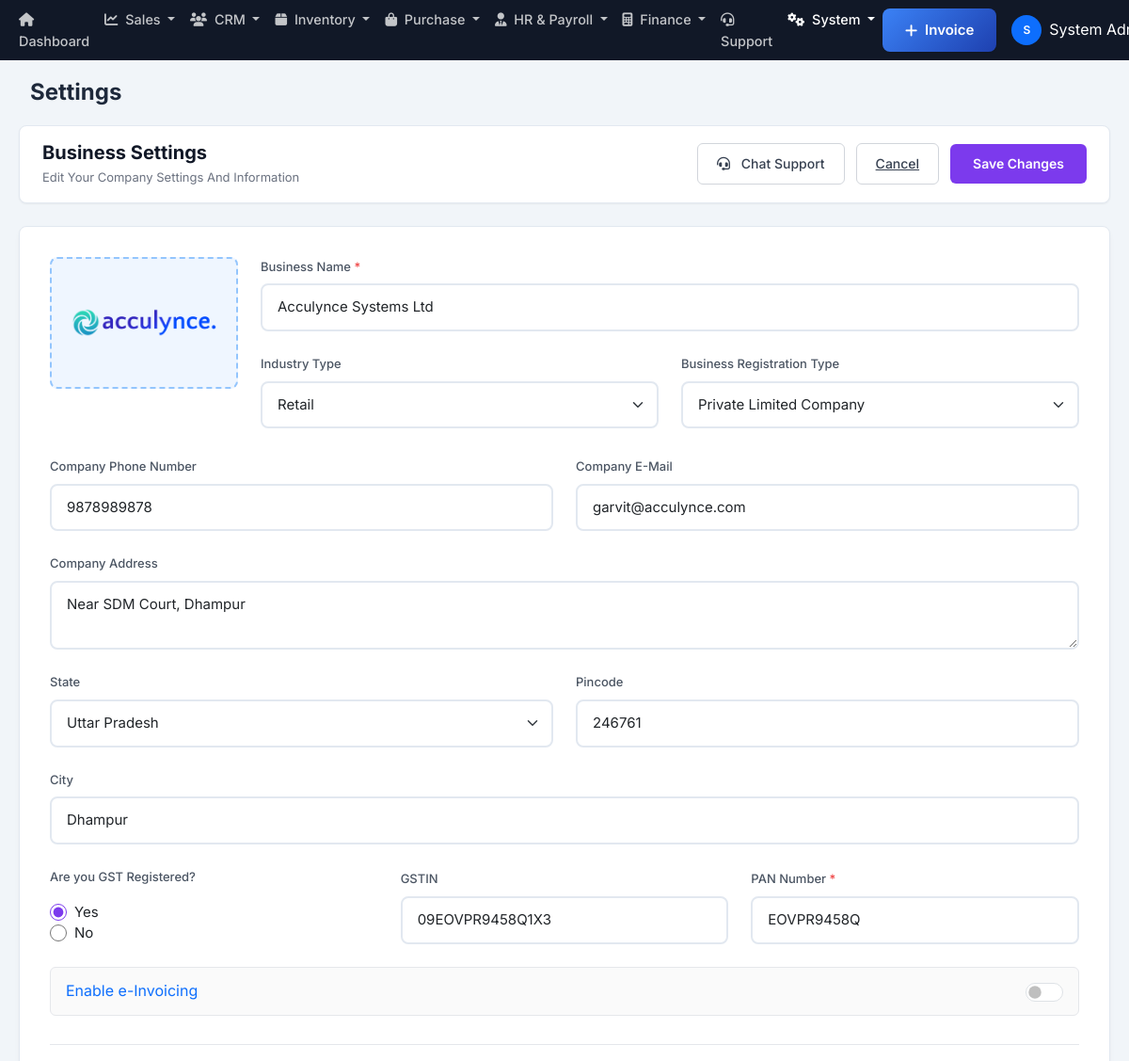
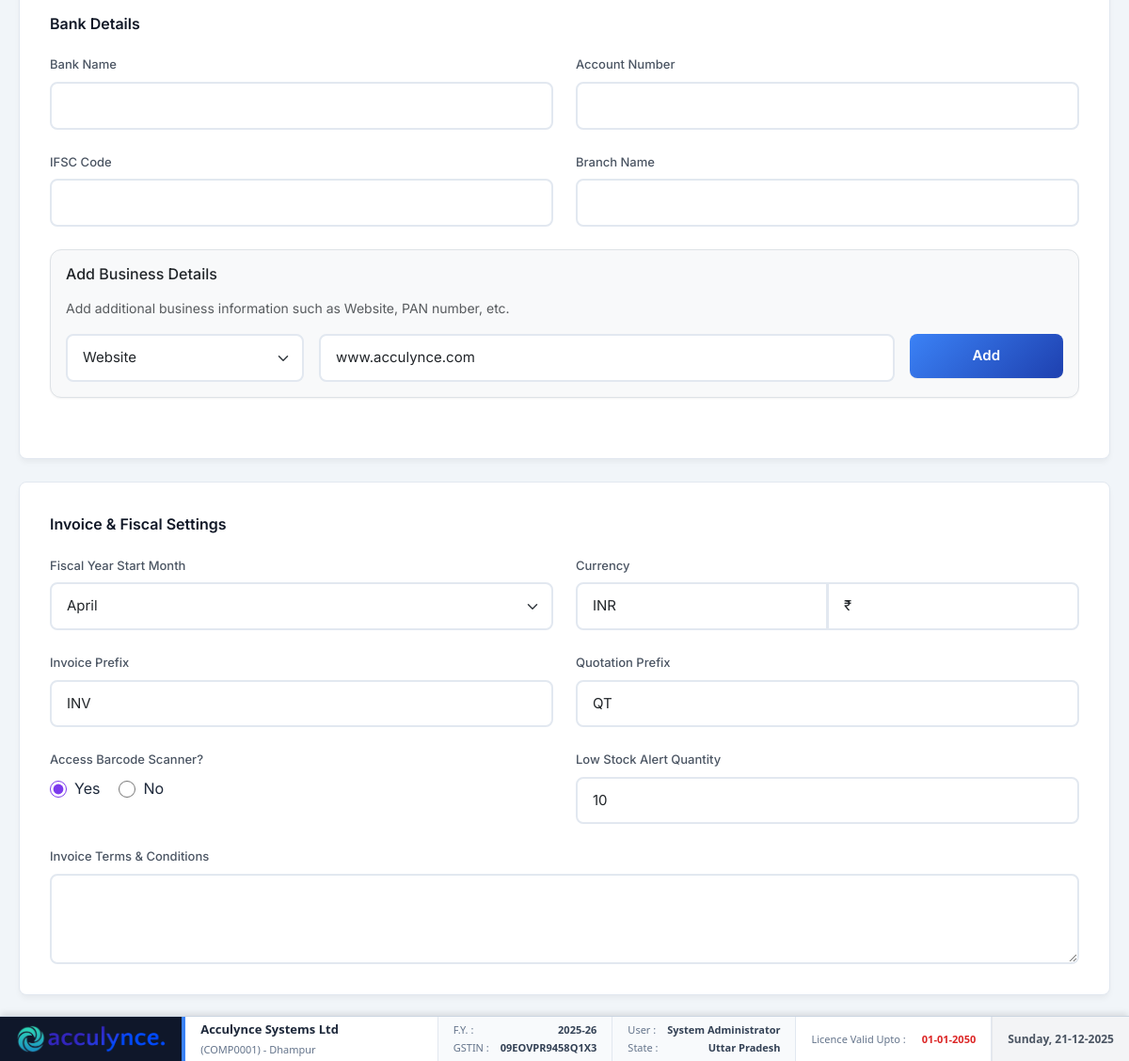
Screenshot of /modules/settings/company.php (signed in) with the database file from the repository (2 pictures, top to bottom).
### tables this page shows
CREATE TABLE `company_settings` (
  `id` int(11) NOT NULL,
  `company_name` varchar(200) NOT NULL,
  `industry_type` varchar(100) DEFAULT NULL,
  `business_type` varchar(100) DEFAULT NULL,
  `app_name` varchar(100) DEFAULT NULL,
  `theme_color` varchar(20) DEFAULT '#3b82f6',
  `address_line1` varchar(200) DEFAULT NULL,
  `address_line2` varchar(200) DEFAULT NULL,
  `city` varchar(100) DEFAULT NULL,
  `state` varchar(100) DEFAULT NULL,
  `country` varchar(100) DEFAULT 'India',
  `postal_code` varchar(20) DEFAULT NULL,
  `phone` varchar(20) DEFAULT NULL,
  `email` varchar(100) DEFAULT NULL,
  `website` varchar(100) DEFAULT NULL,
  `gstin` varchar(20) DEFAULT NULL,
  `pan` varchar(20) DEFAULT NULL,
  `bank_name` varchar(100) DEFAULT NULL,
  `bank_account_number` varchar(50) DEFAULT NULL,
  `bank_ifsc` varchar(20) DEFAULT NULL,
  `bank_branch` varchar(100) DEFAULT NULL,
  `bank_account_holder` varchar(200) DEFAULT NULL,
  `logo_path` varchar(255) DEFAULT NULL,
  `terms_conditions` text DEFAULT NULL,
  `created_at` timestamp NOT NULL DEFAULT current_timestamp(),
  `updated_at` timestamp NOT NULL DEFAULT current_timestamp() ON UPDATE current_timestamp(),
  `financial_year_start` int(11) DEFAULT 4 COMMENT 'Month number (1-12) when financial year starts',
  `currency_code` varchar(10) DEFAULT 'INR',
  `currency_symbol` varchar(10) DEFAULT '₹',
  `date_format` varchar(20) DEFAULT 'd-m-Y',
  `timezone` varchar(50) DEFAULT 'Asia/Kolkata',
  `invoice_prefix` varchar(20) DEFAULT 'INV',
  `quotation_prefix` varchar(20) DEFAULT 'QT',
  `invoice_footer` text DEFAULT NULL COMMENT 'Footer text for invoices',
  `company_registration_number` varchar(100) DEFAULT NULL,
  `tax_registration_date` date DEFAULT NULL,
  `linkedin_url` varchar(255) DEFAULT NULL,
  `facebook_url` varchar(255) DEFAULT NULL,
  `twitter_url` varchar(255) DEFAULT NULL,
  `instagram_url` varchar(255) DEFAULT NULL,
  `smtp_host` varchar(100) DEFAULT NULL,
  `smtp_port` int(11) DEFAULT 587,
  `smtp_username` varchar(100) DEFAULT NULL,
  `smtp_password` varchar(255) DEFAULT NULL,
  `smtp_encryption` varchar(10) DEFAULT 'tls',
  `email_from_name` varchar(100) DEFAULT NULL,
  `email_from_address` varchar(100) DEFAULT NULL,
  `enable_email_notifications` tinyint(1) DEFAULT 1,
  `invoice_due_days` int(11) DEFAULT 30 COMMENT 'Default payment terms in days',
  `low_stock_threshold` int(11) DEFAULT 10,
  `enable_multi_currency` tinyint(1) DEFAULT 0,
  `enable_barcode` tinyint(1) DEFAULT 1,
  `backup_frequency` varchar(20) DEFAULT 'daily',
  `last_backup_date` datetime DEFAULT NULL,
  `print_logo_on_invoice` tinyint(1) DEFAULT 1,
  `is_gst_registered` tinyint(1) DEFAULT 0,
  `enable_einvoicing` tinyint(1) DEFAULT 0
);

CREATE TABLE `indian_states` (
  `id` int(11) NOT NULL,
  `state_name` varchar(100) NOT NULL,
  `state_code` varchar(10) NOT NULL,
  `gst_code` varchar(5) NOT NULL,
  `is_active` tinyint(1) DEFAULT 1,
  `created_at` timestamp NOT NULL DEFAULT current_timestamp()
);

### modules/settings/company.php (the view, shortened to what the rows shown need)
<?php
require_once '../../classes/Auth.php';
require_once '../../classes/Database.php';
require_once '../../classes/ReferenceData.php';
$auth = new Auth();
$db = Database::getInstance();
$user = $auth->getCurrentUser();
$refData = new ReferenceData();
$states = $refData->getStates();
if (!isset($companySettings)) {
    $companySettings = $db->fetchOne("SELECT * FROM company_settings WHERE id = ? LIMIT 1", [$user['company_id']]);
}
?>
<!DOCTYPE html>
<html lang="en">
<head>
    <link rel="stylesheet" href="../../public/assets/css/style.css">
    <link rel="stylesheet" href="https://cdnjs.cloudflare.com/ajax/libs/font-awesome/6.4.0/css/all.min.css">
</head>
<body>
    <div class="dashboard-wrapper">
        <?php include INCLUDES_PATH . '/sidebar.php'; ?>
        <main class="main-content">
            <?php include INCLUDES_PATH . '/header.php'; ?>
            <form method="POST" enctype="multipart/form-data" action="company">
                <div class="settings-container">
                    <div class="page-header-actions">
                        <div class="header-title">
                            <h1>Business Settings</h1>
                        </div>
                    </div>
                    <div class="settings-card">
                        <div class="logo-section-grid">
                            <div class="logo-upload-container">
                                <?php if (!empty($companySettings['logo_path'])): ?>
                                    <img src="../../<?php echo htmlspecialchars($companySettings['logo_path']); ?>" alt="Logo" class="logo-preview-img">
                                <?php else: ?>
                                    <i class="fas fa-image"></i>
                                    <span>Upload Logo</span>
                                    <small>PNG/JPG, max 5MB</small>
                                <?php endif; ?>
                            </div>
                            <div style="grid-column: span 2;">
                                <div class="mb-4">
                                    <label class="form-label required">Business Name</label>
                                    <input type="text" name="company_name" class="form-control" value="<?php echo htmlspecialchars($companySettings['company_name'] ?? ''); ?>" placeholder="Enter Business Name" required>
                                </div>
                            </div>
                        </div>
                        <div class="grid-row-2">
                            <div>
                                <label class="form-label">Company Phone Number</label>
                                <input type="text" name="phone" class="form-control" value="<?php echo htmlspecialchars($companySettings['phone'] ?? ''); ?>" placeholder="Enter Phone Number">
                            </div>
                            <div>
                                <label class="form-label">Company E-Mail</label>
                                <input type="email" name="email" class="form-control" value="<?php echo htmlspecialchars($companySettings['email'] ?? ''); ?>" placeholder="Enter Company Email">
                            </div>
                        </div>
                        <div class="d-full-width">
                            <label class="form-label">Company Address</label>
                            <textarea name="address_line1" class="form-control" placeholder="Enter Company Address"><?php echo htmlspecialchars($companySettings['address_line1'] ?? ''); ?></textarea>
                        </div>
                        <div class="grid-row-2">
                            <div>
                                <label class="form-label">State</label>
                                <select name="state" class="form-control">
                                    <?php
                                    $currentState = $companySettings['state'] ?? '';
                                    foreach ($states as $state):
                                    ?>
                                        <option value="<?php echo $state['state_name']; ?>" <?php echo ($currentState == $state['state_name']) ? 'selected' : ''; ?>>
                                            <?php echo $state['state_name']; ?>
                                        </option>
                                    <?php endforeach; ?>
                                </select>
                            </div>
                            <div>
                                <label class="form-label">Pincode</label>
                                <input type="text" name="postal_code" class="form-control" value="<?php echo htmlspecialchars($companySettings['postal_code'] ?? ''); ?>" placeholder="Enter Pincode">
                            </div>
                        </div>
                        <div class="d-full-width">
                            <label class="form-label">City</label>
                            <input type="text" name="city" class="form-control" value="<?php echo htmlspecialchars($companySettings['city'] ?? ''); ?>" placeholder="Enter City">
                        </div>
                        <div class="grid-row-2 align-items-end" style="grid-template-columns: 1fr 1fr 1fr;">
                           <div>
                                <div class="radio-group form-control border-0 p-0" style="height: auto;">
                                    <label class="radio-option">
                                        <input type="radio" name="is_gst_registered" value="1" <?php echo ($companySettings['is_gst_registered'] ?? 0) ? 'checked' : ''; ?> onchange="toggleGstField(true)">
                                        Yes
                                    </label>
                                    <label class="radio-option">
                                        <input type="radio" name="is_gst_registered" value="0" <?php echo !($companySettings['is_gst_registered'] ?? 0) ? 'checked' : ''; ?> onchange="toggleGstField(false)">
                                        No
                                    </label>
                                </div>
                             </div>
                             <div id="gst-container" style="display: <?php echo ($companySettings['is_gst_registered'] ?? 0) ? 'block' : 'none'; ?>;">
                                <label class="form-label">GSTIN</label>
                                <input type="text" name="gstin" id="gstin" class="form-control" value="<?php echo htmlspecialchars($companySettings['gstin'] ?? ''); ?>" placeholder="Enter GSTIN" maxlength="15" onblur="extractPanFromGst(this.value)">
                             </div>
                             <div id="pan-container">
                                <label class="form-label required">PAN Number</label>
                                <input type="text" name="pan" id="pan" class="form-control" value="<?php echo htmlspecialchars($companySettings['pan'] ?? ''); ?>" placeholder="Enter PAN Number" maxlength="10" required>
                             </div>
                        </div>
                        <div class="d-full-width mt-3">
                            <div class="toggle-wrapper justify-content-between">
                                <div class="form-check form-switch">
                                    <input class="form-check-input" type="checkbox" name="enable_einvoicing" value="1" <?php echo ($companySettings['enable_einvoicing'] ?? 0) ? 'checked' : ''; ?> style="width: 40px; height: 20px;">
                                </div>
                            </div>
                        </div>
                        <div class="card bg-light border p-3 mt-4">
                            <div class="row g-3">
                                <div class="col-md-7">
                                    <input type="text" name="website" class="form-control" value="<?php echo htmlspecialchars($companySettings['website'] ?? ''); ?>" placeholder="www.website.com">
                                </div>
                            </div>
                        </div>
                    </div>
                    <div class="settings-card mt-4">
                        <div class="grid-row-2">
                            <div>
                                <div class="input-group">
                                    <input type="text" name="currency_code" class="form-control" value="<?php echo htmlspecialchars($companySettings['currency_code'] ?? 'INR'); ?>" placeholder="Code (INR)">
                                    <input type="text" name="currency_symbol" class="form-control" value="<?php echo htmlspecialchars($companySettings['currency_symbol'] ?? '₹'); ?>" placeholder="Symbol (₹)">
                                </div>
                            </div>
                        </div>
                        <div class="grid-row-2">
                            <div>
                                <label class="form-label">Invoice Prefix</label>
                                <input type="text" name="invoice_prefix" class="form-control" value="<?php echo htmlspecialchars($companySettings['invoice_prefix'] ?? 'INV'); ?>">
                            </div>
                            <div>
                                <label class="form-label">Quotation Prefix</label>
                                <input type="text" name="quotation_prefix" class="form-control" value="<?php echo htmlspecialchars($companySettings['quotation_prefix'] ?? 'QT'); ?>">
                            </div>
                        </div>
                        <div class="grid-row-2">
                             <div>
                                 <div class="radio-group mt-2">
                                    <label class="radio-option">
                                        <input type="radio" name="enable_barcode" value="1" <?php echo ($companySettings['enable_barcode'] ?? 1) ? 'checked' : ''; ?>> Yes
                                    </label>
                                    <label class="radio-option">
                                        <input type="radio" name="enable_barcode" value="0" <?php echo !($companySettings['enable_barcode'] ?? 1) ? 'checked' : ''; ?>> No
                                    </label>
                                </div>
                            </div>
                             <div>
                                <label class="form-label">Low Stock Alert Quantity</label>
                                <input type="number" name="low_stock_threshold" class="form-control" value="<?php echo $companySettings['low_stock_threshold'] ?? 10; ?>">
                            </div>
                        </div>
                    </div>
                </div>
            </form>
        </main>
    </div>
</body>
</html>

### includes/sidebar.php (shortened to what the rows shown need)
<?php
if (!isset($brandingSettings)) {
    $db = Database::getInstance();
    $brandingSettings = $db->fetchOne("SELECT app_name, logo_path, theme_color FROM company_settings WHERE id = ? LIMIT 1", [$_SESSION['company_id'] ?? 0]);
}
$logoPath = !empty($brandingSettings['logo_path']) ? BASE_URL . $brandingSettings['logo_path'] : '';
?>
<link href="https://cdn.jsdelivr.net/npm/bootstrap@5.3.0/dist/css/bootstrap.min.css" rel="stylesheet">
<link rel="stylesheet" href="https://cdnjs.cloudflare.com/ajax/libs/font-awesome/6.4.0/css/all.min.css">
<link rel="stylesheet" href="<?php echo BASE_URL; ?>public/assets/css/style.css?v=<?php echo time(); ?>">
<div class="sticky-footer">
    <div class="footer-box brand-box">
        <?php if ($logoPath): ?>
            <img src="<?php echo $logoPath; ?>" alt="Logo" class="footer-logo">
        <?php else: ?>
            <div class="footer-brand-text">AC</div>
        <?php endif; ?>
    </div>
</div>

### rows the page displays
company_settings: logo_path (picture), company_name "Acculynce Systems Ltd", phone "9878989878", email "garvit@acculynce.com", address_line1 "Near SDM Court, Dhampur", state "Uttar Pradesh", postal_code "246761", city "Dhampur", is_gst_registered "☑ Yes", is_gst_registered "☐ No", gstin "09EOVPR9458Q1X3", pan "EOVPR9458Q", website "www.acculynce.com", currency_code "INR", currency_symbol "₹", invoice_prefix "INV", quotation_prefix "QT", enable_barcode "☑ Yes", enable_barcode "☐ No", low_stock_threshold "10"

### other values shown
substr($user['full_name'], 0, 1) "S"
$user['full_name'] "System…"
$footerData['company_name'] "Acculynce Systems Ltd"
$footerData['company_id'] "COMP0001"
$footerData['address'] "Dhampur"
$footerData['fy'] "2025-26"
$footerData['gst'] "09EOVPR9458Q1X3"
$user['full_name'] "System Administrator"
$footerData['state'] "Uttar Pradesh"
$footerData['validity'] "01-01-2050"
form field industry_type "Retail"
form field business_type "Private Limited Company"
form field financial_year_start "April"
